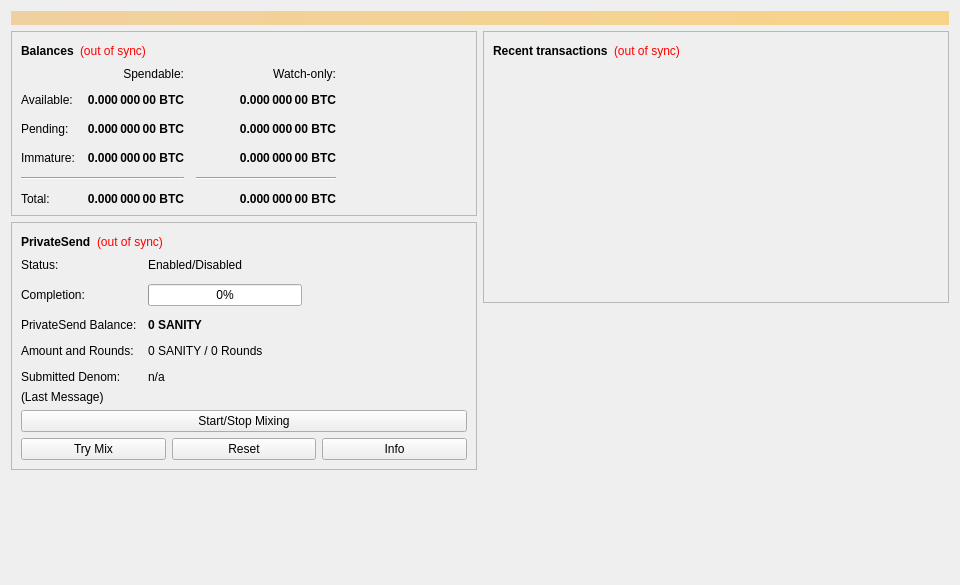
<?xml version="1.0" encoding="UTF-8"?>
<ui version="4.0">
 <class>OverviewPage</class>
 <widget class="QWidget" name="OverviewPage">
  <property name="geometry">
   <rect>
    <x>0</x>
    <y>0</y>
    <width>960</width>
    <height>585</height>
   </rect>
  </property>
  <property name="minimumSize">
   <size>
    <width>960</width>
    <height>0</height>
   </size>
  </property>
  <property name="windowTitle">
   <string>Form</string>
  </property>
  <layout class="QVBoxLayout" name="topLayout">
   <item>
    <widget class="QLabel" name="labelAlerts">
     <property name="visible">
      <bool>false</bool>
     </property>
     <property name="styleSheet">
      <string notr="true">QLabel { background-color: qlineargradient(x1: 0, y1: 0, x2: 1, y2: 0, stop:0 #F0D0A0, stop:1 #F8D488); color:#000000; }</string>
     </property>
     <property name="wordWrap">
      <bool>true</bool>
     </property>
     <property name="margin">
      <number>3</number>
     </property>
     <property name="textInteractionFlags">
      <set>Qt::TextSelectableByMouse</set>
     </property>
    </widget>
   </item>
   <item>
    <layout class="QHBoxLayout" name="horizontalLayout" stretch="1,1">
     <item>
      <layout class="QVBoxLayout" name="verticalLayout_2">
       <item>
        <widget class="QFrame" name="frame">
         <property name="frameShape">
          <enum>QFrame::StyledPanel</enum>
         </property>
         <property name="frameShadow">
          <enum>QFrame::Raised</enum>
         </property>
         <layout class="QVBoxLayout" name="verticalLayout_4">
          <item>
           <layout class="QHBoxLayout" name="horizontalLayout_4">
            <item>
             <widget class="QLabel" name="label_5">
              <property name="font">
               <font>
                <weight>75</weight>
                <bold>true</bold>
               </font>
              </property>
              <property name="text">
               <string>Balances</string>
              </property>
             </widget>
            </item>
            <item>
             <widget class="QLabel" name="labelWalletStatus">
              <property name="toolTip">
               <string>The displayed information may be out of date. Your wallet automatically synchronizes with the Sanity network after a connection is established, but this process has not completed yet.</string>
              </property>
              <property name="styleSheet">
               <string notr="true">QLabel { color: red; }</string>
              </property>
              <property name="text">
               <string notr="true">(out of sync)</string>
              </property>
              <property name="alignment">
               <set>Qt::AlignLeading|Qt::AlignLeft|Qt::AlignVCenter</set>
              </property>
             </widget>
            </item>
            <item>
             <spacer name="horizontalSpacer_3">
              <property name="orientation">
               <enum>Qt::Horizontal</enum>
              </property>
              <property name="sizeHint" stdset="0">
               <size>
                <width>40</width>
                <height>20</height>
               </size>
              </property>
             </spacer>
            </item>
           </layout>
          </item>
          <item>
           <layout class="QGridLayout" name="gridLayout">
            <property name="spacing">
             <number>12</number>
            </property>
            <item row="2" column="2">
             <widget class="QLabel" name="labelWatchPending">
              <property name="font">
               <font>
                <weight>75</weight>
                <bold>true</bold>
               </font>
              </property>
              <property name="cursor">
               <cursorShape>IBeamCursor</cursorShape>
              </property>
              <property name="toolTip">
               <string>Unconfirmed transactions to watch-only addresses</string>
              </property>
              <property name="text">
               <string notr="true">0.000 000 00 BTC</string>
              </property>
              <property name="alignment">
               <set>Qt::AlignRight|Qt::AlignTrailing|Qt::AlignVCenter</set>
              </property>
              <property name="textInteractionFlags">
               <set>Qt::LinksAccessibleByMouse|Qt::TextSelectableByKeyboard|Qt::TextSelectableByMouse</set>
              </property>
             </widget>
            </item>
            <item row="2" column="1">
             <widget class="QLabel" name="labelUnconfirmed">
              <property name="font">
               <font>
                <weight>75</weight>
                <bold>true</bold>
               </font>
              </property>
              <property name="cursor">
               <cursorShape>IBeamCursor</cursorShape>
              </property>
              <property name="toolTip">
               <string>Total of transactions that have yet to be confirmed, and do not yet count toward the spendable balance</string>
              </property>
              <property name="text">
               <string notr="true">0.000 000 00 BTC</string>
              </property>
              <property name="alignment">
               <set>Qt::AlignRight|Qt::AlignTrailing|Qt::AlignVCenter</set>
              </property>
              <property name="textInteractionFlags">
               <set>Qt::LinksAccessibleByMouse|Qt::TextSelectableByKeyboard|Qt::TextSelectableByMouse</set>
              </property>
             </widget>
            </item>
            <item row="3" column="2">
             <widget class="QLabel" name="labelWatchImmature">
              <property name="font">
               <font>
                <weight>75</weight>
                <bold>true</bold>
               </font>
              </property>
              <property name="cursor">
               <cursorShape>IBeamCursor</cursorShape>
              </property>
              <property name="toolTip">
               <string>Mined balance in watch-only addresses that has not yet matured</string>
              </property>
              <property name="text">
               <string notr="true">0.000 000 00 BTC</string>
              </property>
              <property name="alignment">
               <set>Qt::AlignRight|Qt::AlignTrailing|Qt::AlignVCenter</set>
              </property>
              <property name="textInteractionFlags">
               <set>Qt::LinksAccessibleByMouse|Qt::TextSelectableByKeyboard|Qt::TextSelectableByMouse</set>
              </property>
             </widget>
            </item>
            <item row="4" column="0" colspan="2">
             <widget class="Line" name="lineSpendableBalance">
              <property name="orientation">
               <enum>Qt::Horizontal</enum>
              </property>
             </widget>
            </item>
            <item row="4" column="2">
             <widget class="Line" name="lineWatchBalance">
              <property name="sizePolicy">
               <sizepolicy hsizetype="Preferred" vsizetype="Fixed">
                <horstretch>0</horstretch>
                <verstretch>0</verstretch>
               </sizepolicy>
              </property>
              <property name="minimumSize">
               <size>
                <width>140</width>
                <height>0</height>
               </size>
              </property>
              <property name="orientation">
               <enum>Qt::Horizontal</enum>
              </property>
             </widget>
            </item>
            <item row="5" column="0">
             <widget class="QLabel" name="labelTotalText">
              <property name="text">
               <string>Total:</string>
              </property>
             </widget>
            </item>
            <item row="3" column="1">
             <widget class="QLabel" name="labelImmature">
              <property name="font">
               <font>
                <weight>75</weight>
                <bold>true</bold>
               </font>
              </property>
              <property name="cursor">
               <cursorShape>IBeamCursor</cursorShape>
              </property>
              <property name="toolTip">
               <string>Mined balance that has not yet matured</string>
              </property>
              <property name="text">
               <string notr="true">0.000 000 00 BTC</string>
              </property>
              <property name="alignment">
               <set>Qt::AlignRight|Qt::AlignTrailing|Qt::AlignVCenter</set>
              </property>
              <property name="textInteractionFlags">
               <set>Qt::LinksAccessibleByMouse|Qt::TextSelectableByKeyboard|Qt::TextSelectableByMouse</set>
              </property>
             </widget>
            </item>
            <item row="2" column="3">
             <spacer name="horizontalSpacer_2">
              <property name="orientation">
               <enum>Qt::Horizontal</enum>
              </property>
              <property name="sizeHint" stdset="0">
               <size>
                <width>40</width>
                <height>20</height>
               </size>
              </property>
             </spacer>
            </item>
            <item row="3" column="0">
             <widget class="QLabel" name="labelImmatureText">
              <property name="text">
               <string>Immature:</string>
              </property>
             </widget>
            </item>
            <item row="5" column="1">
             <widget class="QLabel" name="labelTotal">
              <property name="font">
               <font>
                <weight>75</weight>
                <bold>true</bold>
               </font>
              </property>
              <property name="cursor">
               <cursorShape>IBeamCursor</cursorShape>
              </property>
              <property name="toolTip">
               <string>Your current total balance</string>
              </property>
              <property name="text">
               <string notr="true">0.000 000 00 BTC</string>
              </property>
              <property name="alignment">
               <set>Qt::AlignRight|Qt::AlignTrailing|Qt::AlignVCenter</set>
              </property>
              <property name="textInteractionFlags">
               <set>Qt::LinksAccessibleByMouse|Qt::TextSelectableByKeyboard|Qt::TextSelectableByMouse</set>
              </property>
             </widget>
            </item>
            <item row="5" column="2">
             <widget class="QLabel" name="labelWatchTotal">
              <property name="font">
               <font>
                <weight>75</weight>
                <bold>true</bold>
               </font>
              </property>
              <property name="cursor">
               <cursorShape>IBeamCursor</cursorShape>
              </property>
              <property name="toolTip">
               <string>Current total balance in watch-only addresses</string>
              </property>
              <property name="text">
               <string notr="true">0.000 000 00 BTC</string>
              </property>
              <property name="alignment">
               <set>Qt::AlignRight|Qt::AlignTrailing|Qt::AlignVCenter</set>
              </property>
              <property name="textInteractionFlags">
               <set>Qt::LinksAccessibleByMouse|Qt::TextSelectableByKeyboard|Qt::TextSelectableByMouse</set>
              </property>
             </widget>
            </item>
            <item row="0" column="2">
             <widget class="QLabel" name="labelWatchonly">
              <property name="text">
               <string>Watch-only:</string>
              </property>
              <property name="alignment">
               <set>Qt::AlignRight|Qt::AlignTrailing|Qt::AlignVCenter</set>
              </property>
             </widget>
            </item>
            <item row="1" column="0">
             <widget class="QLabel" name="labelBalanceText">
              <property name="text">
               <string>Available:</string>
              </property>
             </widget>
            </item>
            <item row="1" column="1">
             <widget class="QLabel" name="labelBalance">
              <property name="font">
               <font>
                <weight>75</weight>
                <bold>true</bold>
               </font>
              </property>
              <property name="cursor">
               <cursorShape>IBeamCursor</cursorShape>
              </property>
              <property name="toolTip">
               <string>Your current spendable balance</string>
              </property>
              <property name="text">
               <string notr="true">0.000 000 00 BTC</string>
              </property>
              <property name="alignment">
               <set>Qt::AlignRight|Qt::AlignTrailing|Qt::AlignVCenter</set>
              </property>
              <property name="textInteractionFlags">
               <set>Qt::LinksAccessibleByMouse|Qt::TextSelectableByKeyboard|Qt::TextSelectableByMouse</set>
              </property>
             </widget>
            </item>
            <item row="1" column="2">
             <widget class="QLabel" name="labelWatchAvailable">
              <property name="font">
               <font>
                <weight>75</weight>
                <bold>true</bold>
               </font>
              </property>
              <property name="cursor">
               <cursorShape>IBeamCursor</cursorShape>
              </property>
              <property name="toolTip">
               <string>Your current balance in watch-only addresses</string>
              </property>
              <property name="text">
               <string notr="true">0.000 000 00 BTC</string>
              </property>
              <property name="alignment">
               <set>Qt::AlignRight|Qt::AlignTrailing|Qt::AlignVCenter</set>
              </property>
              <property name="textInteractionFlags">
               <set>Qt::LinksAccessibleByMouse|Qt::TextSelectableByKeyboard|Qt::TextSelectableByMouse</set>
              </property>
             </widget>
            </item>
            <item row="2" column="0">
             <widget class="QLabel" name="labelPendingText">
              <property name="text">
               <string>Pending:</string>
              </property>
             </widget>
            </item>
            <item row="0" column="1">
             <widget class="QLabel" name="labelSpendable">
              <property name="text">
               <string>Spendable:</string>
              </property>
              <property name="alignment">
               <set>Qt::AlignRight|Qt::AlignTrailing|Qt::AlignVCenter</set>
              </property>
             </widget>
            </item>
           </layout>
          </item>
         </layout>
        </widget>
       </item>
       <item>
        <widget class="QFrame" name="framePrivateSend">
         <property name="layoutDirection">
          <enum>Qt::LeftToRight</enum>
         </property>
         <property name="frameShape">
          <enum>QFrame::StyledPanel</enum>
         </property>
         <property name="frameShadow">
          <enum>QFrame::Raised</enum>
         </property>
         <layout class="QVBoxLayout" name="VerticalLayout_PS1">
          <item>
           <layout class="QHBoxLayout" name="horizontalLayout_5">
            <item>
             <widget class="QLabel" name="labelPrivateSendHeader">
              <property name="font">
               <font>
                <weight>75</weight>
                <bold>true</bold>
               </font>
              </property>
              <property name="text">
               <string>PrivateSend</string>
              </property>
             </widget>
            </item>
            <item>
             <widget class="QLabel" name="labelPrivateSendSyncStatus">
              <property name="toolTip">
               <string>The displayed information may be out of date. Your wallet automatically synchronizes with the Sanity network after a connection is established, but this process has not completed yet.</string>
              </property>
              <property name="styleSheet">
               <string notr="true">QLabel { color: red; }</string>
              </property>
              <property name="text">
               <string notr="true">(out of sync)</string>
              </property>
              <property name="alignment">
               <set>Qt::AlignLeading|Qt::AlignLeft|Qt::AlignVCenter</set>
              </property>
             </widget>
            </item>
            <item>
             <spacer name="horizontalSpacer_4">
              <property name="orientation">
               <enum>Qt::Horizontal</enum>
              </property>
              <property name="sizeHint" stdset="0">
               <size>
                <width>40</width>
                <height>20</height>
               </size>
              </property>
             </spacer>
            </item>
           </layout>
          </item>
          <item>
           <layout class="QFormLayout" name="privateSendFormLayout">
            <property name="fieldGrowthPolicy">
             <enum>QFormLayout::AllNonFixedFieldsGrow</enum>
            </property>
            <property name="horizontalSpacing">
             <number>11</number>
            </property>
            <property name="verticalSpacing">
             <number>12</number>
            </property>
            <item row="0" column="0">
             <widget class="QLabel" name="labelPrivateSendEnabledText">
              <property name="text">
               <string>Status:</string>
              </property>
             </widget>
            </item>
            <item row="0" column="1">
             <widget class="QLabel" name="labelPrivateSendEnabled">
              <property name="text">
               <string>Enabled/Disabled</string>
              </property>
             </widget>
            </item>
            <item row="1" column="0">
             <widget class="QLabel" name="labelCompletitionText">
              <property name="text">
               <string>Completion:</string>
              </property>
             </widget>
            </item>
            <item row="1" column="1">
             <widget class="QProgressBar" name="privateSendProgress">
              <property name="maximumSize">
               <size>
                <width>154</width>
                <height>16777215</height>
               </size>
              </property>
              <property name="value">
               <number>0</number>
              </property>
             </widget>
            </item>
            <item row="2" column="0">
             <widget class="QLabel" name="labelAnonymizedText">
              <property name="text">
               <string>PrivateSend Balance:</string>
              </property>
             </widget>
            </item>
            <item row="2" column="1">
             <widget class="QLabel" name="labelAnonymized">
              <property name="font">
               <font>
                <weight>75</weight>
                <bold>true</bold>
               </font>
              </property>
              <property name="text">
               <string notr="true">0 SANITY</string>
              </property>
             </widget>
            </item>
            <item row="3" column="0">
             <widget class="QLabel" name="labelAmountAndRoundsText">
              <property name="text">
               <string>Amount and Rounds:</string>
              </property>
             </widget>
            </item>
            <item row="3" column="1">
             <widget class="QLabel" name="labelAmountRounds">
              <property name="text">
               <string>0 SANITY / 0 Rounds</string>
              </property>
             </widget>
            </item>
            <item row="4" column="0">
             <widget class="QLabel" name="labelSubmittedDenomText">
              <property name="text">
               <string>Submitted Denom:</string>
              </property>
             </widget>
            </item>
            <item row="4" column="1">
             <widget class="QLabel" name="labelSubmittedDenom">
              <property name="toolTip">
               <string>The denominations you submitted to the Masternode.&lt;br&gt;To mix, other users must submit the exact same denominations.</string>
              </property>
              <property name="text">
               <string>n/a</string>
              </property>
             </widget>
            </item>
           </layout>
          </item>
          <item>
           <layout class="QVBoxLayout" name="VerticalLayout_PS">
            <item>
             <widget class="QLabel" name="labelPrivateSendLastMessage">
              <property name="text">
               <string>(Last Message)</string>
              </property>
              <property name="alignment">
               <set>Qt::AlignLeading|Qt::AlignLeft|Qt::AlignTop</set>
              </property>
              <property name="wordWrap">
               <bool>true</bool>
              </property>
             </widget>
            </item>
            <item>
             <widget class="QPushButton" name="togglePrivateSend">
              <property name="sizePolicy">
               <sizepolicy hsizetype="MinimumExpanding" vsizetype="Fixed">
                <horstretch>0</horstretch>
                <verstretch>0</verstretch>
               </sizepolicy>
              </property>
              <property name="text">
               <string>Start/Stop Mixing</string>
              </property>
             </widget>
            </item>
            <item>
             <layout class="QHBoxLayout" name="horizontalLayout_debugbuttons">
              <item>
               <widget class="QPushButton" name="privateSendAuto">
                <property name="sizePolicy">
                 <sizepolicy hsizetype="MinimumExpanding" vsizetype="Fixed">
                  <horstretch>0</horstretch>
                  <verstretch>0</verstretch>
                 </sizepolicy>
                </property>
                <property name="toolTip">
                 <string>Try to manually submit a PrivateSend request.</string>
                </property>
                <property name="text">
                 <string>Try Mix</string>
                </property>
               </widget>
              </item>
              <item>
               <widget class="QPushButton" name="privateSendReset">
                <property name="sizePolicy">
                 <sizepolicy hsizetype="MinimumExpanding" vsizetype="Fixed">
                  <horstretch>0</horstretch>
                  <verstretch>0</verstretch>
                 </sizepolicy>
                </property>
                <property name="toolTip">
                 <string>Reset the current status of PrivateSend (can interrupt PrivateSend if it's in the process of Mixing, which can cost you money!)</string>
                </property>
                <property name="autoFillBackground">
                 <bool>false</bool>
                </property>
                <property name="text">
                 <string>Reset</string>
                </property>
               </widget>
              </item>
              <item>
               <widget class="QPushButton" name="privateSendInfo">
                <property name="sizePolicy">
                 <sizepolicy hsizetype="MinimumExpanding" vsizetype="Fixed">
                  <horstretch>0</horstretch>
                  <verstretch>0</verstretch>
                 </sizepolicy>
                </property>
                <property name="toolTip">
                 <string>Information about PrivateSend and Mixing</string>
                </property>
                <property name="text">
                 <string>Info</string>
                </property>
               </widget>
              </item>
             </layout>
            </item>
           </layout>
          </item>
         </layout>
        </widget>
       </item>
       <item>
        <spacer name="verticalSpacer">
         <property name="orientation">
          <enum>Qt::Vertical</enum>
         </property>
         <property name="sizeHint" stdset="0">
          <size>
           <width>20</width>
           <height>40</height>
          </size>
         </property>
        </spacer>
       </item>
      </layout>
     </item>
     <item>
      <layout class="QVBoxLayout" name="verticalLayout_3">
       <item>
        <widget class="QFrame" name="frame_2">
         <property name="frameShape">
          <enum>QFrame::StyledPanel</enum>
         </property>
         <property name="frameShadow">
          <enum>QFrame::Raised</enum>
         </property>
         <layout class="QVBoxLayout" name="verticalLayout">
          <item>
           <layout class="QHBoxLayout" name="horizontalLayout_2">
            <item>
             <widget class="QLabel" name="label_4">
              <property name="font">
               <font>
                <weight>75</weight>
                <bold>true</bold>
               </font>
              </property>
              <property name="text">
               <string>Recent transactions</string>
              </property>
             </widget>
            </item>
            <item>
             <widget class="QLabel" name="labelTransactionsStatus">
              <property name="toolTip">
               <string>The displayed information may be out of date. Your wallet automatically synchronizes with the Sanity network after a connection is established, but this process has not completed yet.</string>
              </property>
              <property name="styleSheet">
               <string notr="true">QLabel { color: red; }</string>
              </property>
              <property name="text">
               <string notr="true">(out of sync)</string>
              </property>
              <property name="alignment">
               <set>Qt::AlignLeading|Qt::AlignLeft|Qt::AlignVCenter</set>
              </property>
             </widget>
            </item>
            <item>
             <spacer name="horizontalSpacer">
              <property name="orientation">
               <enum>Qt::Horizontal</enum>
              </property>
              <property name="sizeHint" stdset="0">
               <size>
                <width>40</width>
                <height>20</height>
               </size>
              </property>
             </spacer>
            </item>
           </layout>
          </item>
          <item>
           <widget class="QListView" name="listTransactions">
            <property name="styleSheet">
             <string notr="true">QListView { background: transparent; }</string>
            </property>
            <property name="frameShape">
             <enum>QFrame::NoFrame</enum>
            </property>
            <property name="verticalScrollBarPolicy">
             <enum>Qt::ScrollBarAlwaysOff</enum>
            </property>
            <property name="horizontalScrollBarPolicy">
             <enum>Qt::ScrollBarAlwaysOff</enum>
            </property>
            <property name="selectionMode">
             <enum>QAbstractItemView::NoSelection</enum>
            </property>
           </widget>
          </item>
         </layout>
        </widget>
       </item>
       <item>
        <spacer name="verticalSpacer_2">
         <property name="orientation">
          <enum>Qt::Vertical</enum>
         </property>
         <property name="sizeHint" stdset="0">
          <size>
           <width>20</width>
           <height>40</height>
          </size>
         </property>
        </spacer>
       </item>
      </layout>
     </item>
    </layout>
   </item>
  </layout>
 </widget>
 <resources/>
 <connections/>
</ui>
